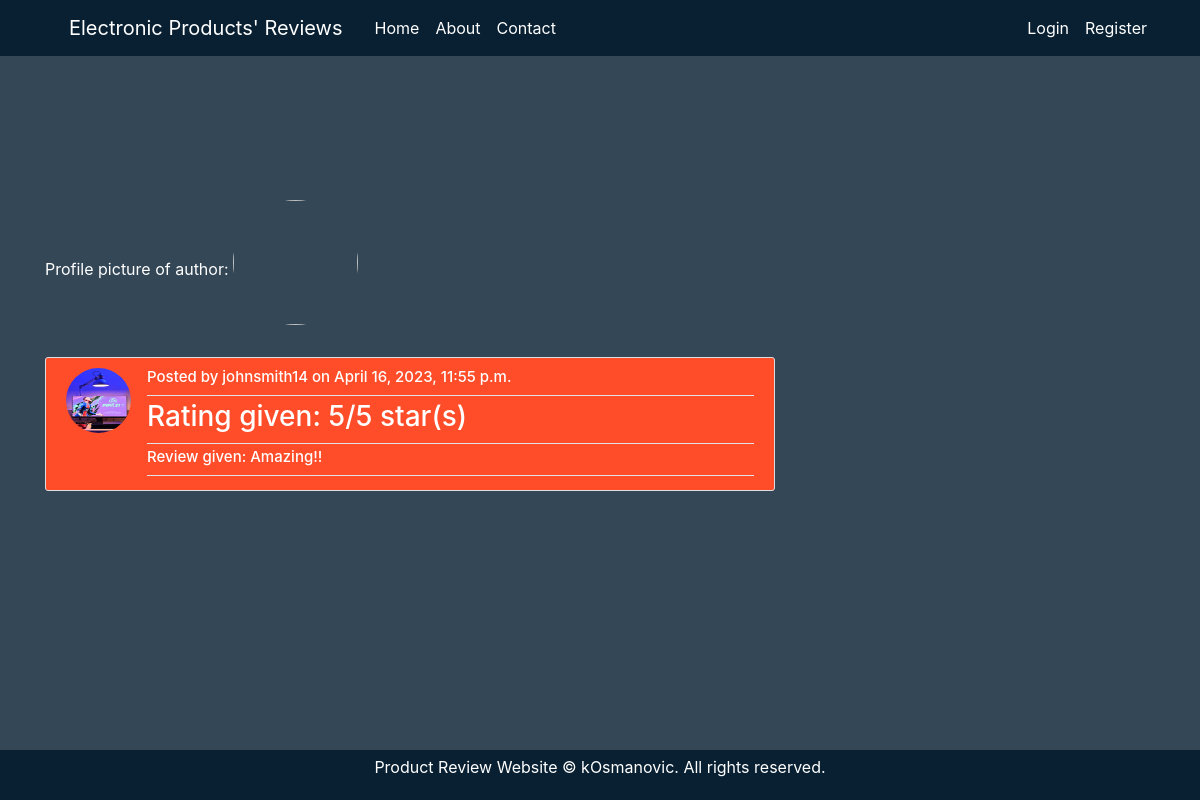
Page /itreporting/review/22?image=/media/product_pics/sonytv.jpg on the committed database.
### itreporting/models.py (models this page shows, shortened)
class Review(models.Model):
    author_name=models.ForeignKey(User, on_delete=models.CASCADE)
    id2=models.ForeignKey(Product, on_delete=models.CASCADE)
    RATING_CHOICES = [(str(i), str(i)) for i in range(1, 6)]
    rating = models.CharField(max_length=1, choices=RATING_CHOICES, default='1')
    details=models.TextField()
    date_reviewed=models.DateTimeField(default=timezone.now)

### itreporting/views.py (the view)
# urls.py: path('review/<int:pk>', PostDetailView.as_view(), name='review-detail'),
class PostDetailView(DetailView):
    model = Review

### itreporting/templates/itreporting/review_detail.html (shortened to what this page needs)
{% extends "itreporting/base.html" %}
{%block content%}
<div>
    <p style="color:white;">Profile picture of author: <img class="rounded-circle account-img" src="{{user.profile.image.url}}" width="200" height="200"></p>
    <article class="media content-section" style="background-color: #FF4C29;">
      <img class="rounded-circle article-img" src="{{ request.GET.image }}" width="200" height="200"/>
        <div class="media-body">
          <div class="article-metadata">
            <h1 style="color: white; font-size: 15px;">Posted by {{review.author_name}} on {{review.date_reviewed}}</h1>
          </div>
          <div class="article-metadata">
            <h3 style="color: white;">Rating given: {{object.rating}}/5 star(s)</a></h3>
          </div>
          <div class="article-metadata">
            <h1 style="color: white; font-size: 15px;">Review given: {{object.details}}</h1>
          </div>
        </div>
      </article>
</div>
{% endblock %}

### itreporting/static/css/styles.css (style rules this page uses)
body { background: #fafafa; color: #333333; padding-bottom: 50px; margin: 0; width: 100%; height: 100%; }
h1, h2, h3, h4, h5, h6 { color: #444444; }
.content-section { background: #ffffff; padding: 10px 20px; border: 1px solid #dddddd; border-radius: 3px; margin-bottom: 20px; }
.article-img { height: 65px; width: 65px; margin-right: 16px; }
.article-metadata { padding-bottom: 1px; margin-bottom: 4px; border-bottom: 1px solid #e3e3e3 }
.account-img { height: 125px; width: 125px; margin-right: 20px; margin-bottom: 16px; }

### rows in the picture
Review: author_name "johnsmith14", date_reviewed "April 16, 2023, 11:55 p.m.", rating "5", details "Amazing!!"
